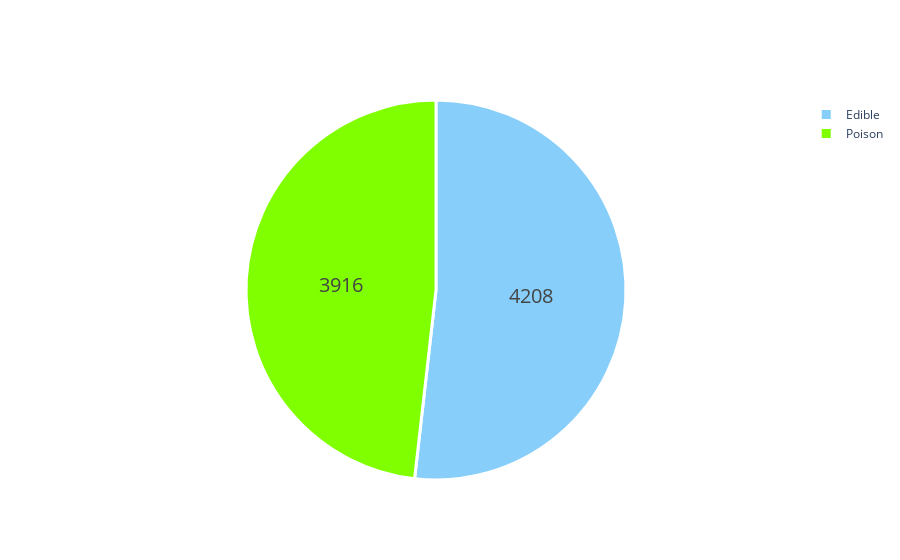

Source (notebook cell):
### Code cell
labels = ['Edible', 'Poison']

values = df_encoded['poisonous'].value_counts()

fig=go.Figure(data=[go.Pie(labels=labels, values=values)])

fig.update_traces(hoverinfo='label+percent', textinfo='value', textfont_size=20,
                  marker=dict(colors=['#87CEFA', '#7FFF00'],
                              line=dict(color='#FFFFFF',width=3)))
fig.show()

### Figure 1 — Plotly figure (JSON) as saved in the notebook; plotly's stock layout.template omitted (floating-point values rounded to 4 significant figures)
{"data": [{"labels": ["Edible", "Poison"], "values": [4208, 3916], "type": "pie", "textfont": {"size": 20}, "marker": {"line": {"color": "#FFFFFF", "width": 3}, "colors": ["#87CEFA", "#7FFF00"]}, "hoverinfo": "label+percent", "textinfo": "value"}], "layout": {}}
